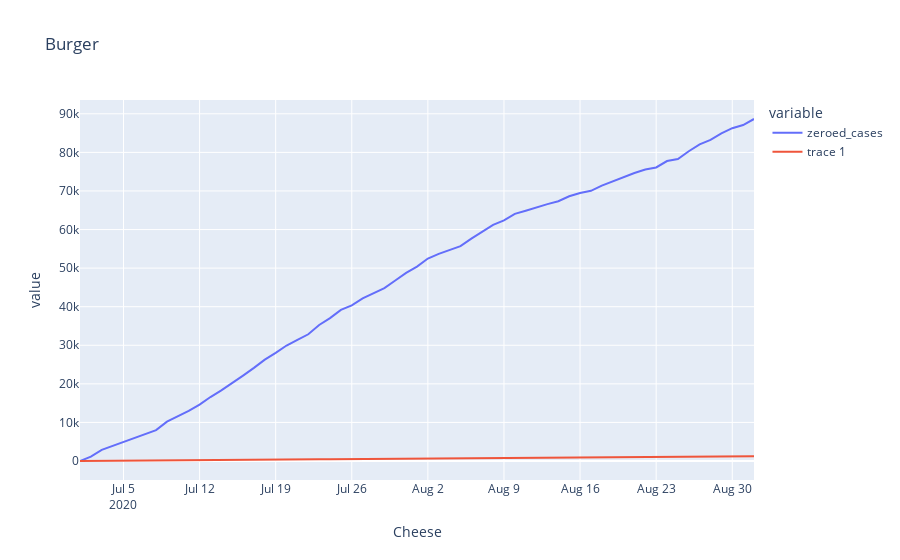

The notebook cell saved with this chart:
### Code cell
fig = px.line(state_df['zeroed_cases'], title='Burger')
fig.add_scatter(x=state_df.index, y = state_df['zeroed_deaths'])
fig.update_layout(xaxis_title='Cheese')
fig.show()
